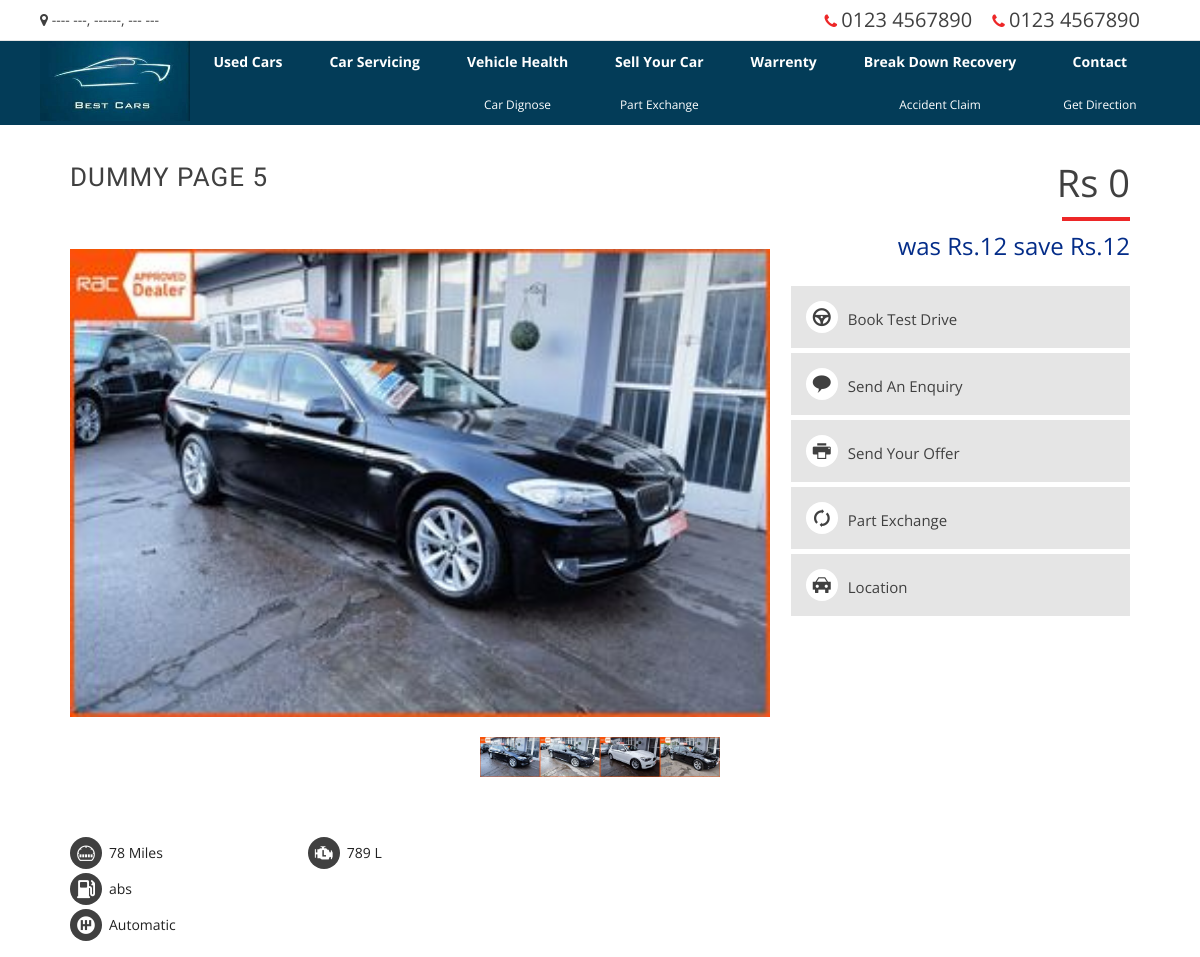
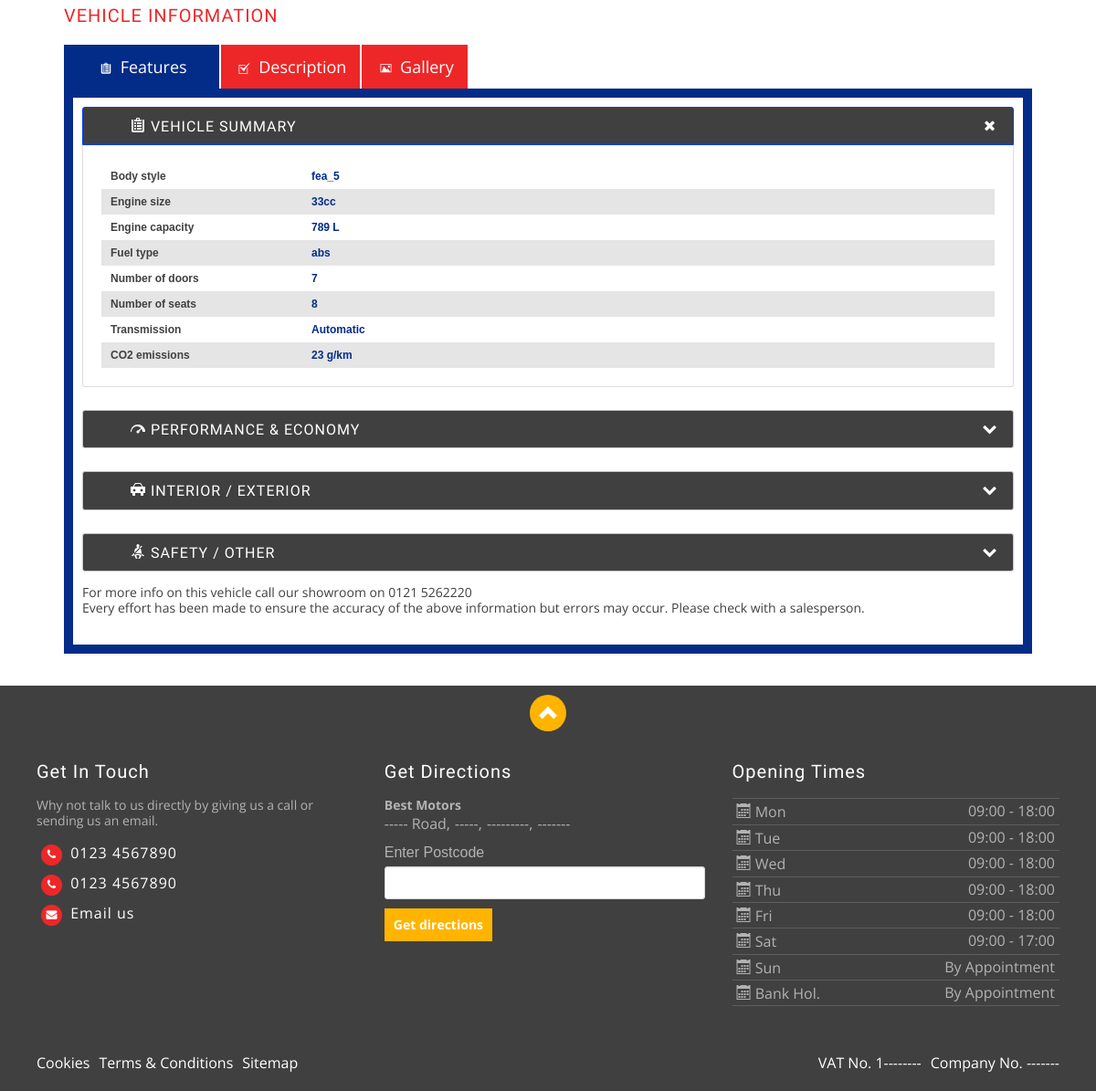
Screenshot of /showroom/v/27 with the database file from the repository (2 pictures, top to bottom).
### tables this page shows
CREATE TABLE `car_table` (
  `id` int(11) NOT NULL,
  `title` text NOT NULL,
  `makeof` varchar(150) NOT NULL,
  `model` varchar(255) NOT NULL,
  `price` float NOT NULL,
  `discount` float NOT NULL,
  `registered` varchar(20) NOT NULL,
  `owners` varchar(100) NOT NULL,
  `body_style` varchar(150) NOT NULL,
  `color` varchar(100) NOT NULL,
  `mileage` float NOT NULL,
  `no_doors` int(11) NOT NULL,
  `no_seats` int(11) NOT NULL,
  `engine_size` int(11) NOT NULL,
  `engine_capacity` float NOT NULL,
  `fuel_type` varchar(100) NOT NULL,
  `transmission` varchar(150) NOT NULL,
  `co_emission` float NOT NULL,
  `gearbox` varchar(50) NOT NULL,
  `fuel_cons_ur` float NOT NULL,
  `fuel_cons_ex` float NOT NULL,
  `fuel_cons_com` float NOT NULL,
  `z_s_mph` float NOT NULL,
  `top_speed` float NOT NULL,
  `cylinders` int(11) NOT NULL,
  `engine_pow` float NOT NULL,
  `engine_tor` float NOT NULL,
  `length` float NOT NULL,
  `wheelbase` float NOT NULL,
  `width` float NOT NULL,
  `description` longtext NOT NULL,
  `created_at` timestamp NOT NULL DEFAULT CURRENT_TIMESTAMP,
  `updated_at` timestamp NOT NULL DEFAULT CURRENT_TIMESTAMP ON UPDATE CURRENT_TIMESTAMP
);

CREATE TABLE `car_image` (
  `id` int(11) NOT NULL,
  `image` varchar(255) NOT NULL,
  `car_id` int(11) NOT NULL,
  `created_at` timestamp NOT NULL DEFAULT CURRENT_TIMESTAMP,
  `updated_at` timestamp NOT NULL DEFAULT CURRENT_TIMESTAMP ON UPDATE CURRENT_TIMESTAMP
);

### application/controllers/Frontend.php (called while the page is built, shortened)
<?php
class Frontend extends CI_Controller{
  public function __construct(){
    $this->load->library('session');
    $this->load->model('car/car_model', 'car_model');
      $this->load->library('pagination');
  }
public function showcar($id){
  $data = $this->car_model->get_car($id);
  $this->load->view('frontend/inc/header');
  $this->load->view('frontend/singlecar', $data);
  $this->load->view('frontend/inc/footer');
}
}

### index.php (called while the page is built, shortened)
<?php
require_once BASEPATH.'core/CodeIgniter.php';

### application/models/car/Car_model.php (called while the page is built, shortened)
<?php
class Car_model extends CI_Model{
  public function get_car($id){
    $data = array();
    $car = $this->db->where('id', $id)->get('car_table')->result();
    if($car){
      $interior = $this->db->where('car_id', $id)->get('interior')->result();
      $this->db->select('feature');
      $exterior = $this->db->where('car_id', $id)->get('exterior')->result();
      $this->db->select('feature');
      $comfort = $this->db->where('car_id', $id)->get('comfort')->result();
      $this->db->select('feature');
      $safety = $this->db->where('car_id', $id)->get('safety')->result();
      $this->db->select('feature');
      $other = $this->db->where('car_id', $id)->get('other')->result();
      $this->db->select('id,image');
      $car_image = $this->db->where('car_id', $id)->get('car_image')->result();
      $data = array(
        'car' => $car,
        'interior' => $interior,
        'exterior' => $exterior,
        'comfort' => $comfort,
        'safety' => $safety,
        'other' => $other,
        'car_image' => $car_image,
      );
    }
    return $data;
  }
}

### application/views/frontend/singlecar.php (the view, shortened to what this page needs)
<div id="main-wrap">
  <div id="page-warrior">
	<div id="detail-pg">
  <div class="container">
    <div class="wrapper">
      <div class="row">
	      <div id="detail" class="twelvecol block car-1316306  veh-loc-1">
		      <div class="container">
			      <div class="pad-20 overflow-hidden mobile-nopad">
			      	<div class="row section1 detail-header">
			        	<div class="eightcol">
			          	<h1><?php echo $car[0]->title; ?></h1>
			          	<cite class="mobile-hidden"></cite>
			          </div>
			        	<div class="fourcol last">
			            <div class="row">
			              <div class="sixcol">
			                <span class="price">
                        Rs <?php echo ($car[0]->discount) ? $car[0]->price - $car[0]->discount : $car[0]->price; ?>
                      </span>
			              </div>
			            </div>
			          </div>
			        </div>
			        <div class="row section2 detail-presentation">
			        	<div class="eightcol">
			          	<div id="gallery-2" class="royalSlider rsDefault rsHor rsFade rsWithThumbs rsWithThumbsHor" style="height: 596.094px;">
                    <div class="rsOverflow" style="width: 700px; height: 600px;">
                     <div class="slider-for">
                         <?php foreach ($car_image as $img) {  ?>
                         <img class="rsImg" src="<?= site_url('uploads/images/').$img->image ?>" style="width: 700px; height: 468px; margin-left: 0px; margin-top: 28px;">
                         <?php } ?>
                     </div>
                     <div class="slider-nav">
                         <?php foreach ($car_image as $img) {  ?>
                         <img class="rsImg" src="<?= site_url('uploads/images/').$img->image ?>">
                         <?php } ?>
                     </div>
                      </div>
                   </div>
			            <div class="clear"></div>
					        <div class="twelvecol tablet-only">
                    <div class="row section3">
						        	<div class="fourcol mobile-half-col">
						          	<ul>
						            	<li><span aria-hidden="true" class="icon icon-mileage"></span> <?= $car[0]->mileage ?> Miles</li>
						            	<li><span aria-hidden="true" class="icon icon-gas-pump-2"></span> <?= $car[0]->fuel_type ?> </li>
						            	<li><span aria-hidden="true" class="icon icon-transmission"></span> <?= $car[0]->transmission ?> </li>
						            </ul>
						          </div>
						          <div class="fourcol last mobile-border-top mobile-hidden">
						            <ul>
						              <li><span aria-hidden="true" class="icon icon-capacity"></span> <?= $car[0]->engine_capacity ?> L</li>
						            </ul>
						          </div>
						        </div>
					      	</div>
			          </div>
			          <div class="fourcol last">
			            <div class="price-wrapper">
			              <div class="pad-10 overflow-hidden">
			                <span class="detail_was">
                        <?= ($car[0]->discount) ? 'was Rs.' . $car[0]->price .' save Rs.' . $car[0]->discount : '' ?>
                      </span>
			              </div>
			            </div>
									<ul class="details-cta">
    <li id="test" class=""><a href="<?= site_url('book-test-drive/').$car[0]->id ?>" class=""><span aria-hidden="true" class="icon icon-steering-wheel"></span>Book Test Drive</a></li>
    <li id="enquire" class=""><a href="<?= site_url('enquiry/').$car[0]->id ?>" class=""><span aria-hidden="true" class="icon icon-comments-2"></span>Send An Enquiry</a></li>
    <li id="print" class="mobile-hidden">
    <a href="<?= site_url('send-offer/').$car[0]->id ?>" title="Send Your Offer"><span aria-hidden="true" class="icon icon-printer"></span>Send Your Offer</a></li>
    <li id="pex" class="mobile-hidden"><a href="<?= site_url('part-exchange') ?>" title="Part Ex Your Car"><span aria-hidden="true" class="icon icon-spin"></span>Part Exchange</a></li>
    <li id="similar" class=""><a href="<?= site_url('get-direction') ?>" title="Location"><span aria-hidden="true" class="icon icon-cars"></span>Location</a></li>
</ul>
			        		<div class="clear"></div>
			          </div>
			        </div>
			        <div class="clear"></div>
			        <div class="clear"></div>
							<div id="detail-tab-content">
								<div class="wrapper">
									<div class="container">
										<h2 class="lined-heading"><span>Vehicle Information</span></h2>
							      <div id="tabs-here">
							        <div class="detail-tabs">
						            <ul class="tabs">
						              <li id="tab_header_details" class="current"><span aria-hidden="true" class="icon icon-clipboard"></span> Features</li>
						              <li id="tab_header_features" class=""><span aria-hidden="true" class="icon icon-checkbox"></span> Description</li>
						              <li id="tab_header_gallery" class="mobile-hidden"><span aria-hidden="true" class="icon icon-pictures"></span> Gallery</li>
						            </ul>
						            <div id="tab_body_details" class="box " style="display: block;">
						              <div class="row">
						                <div class="pad-10 overflow-hidden">
						                  <div class="tab-content">
						                    <div class="pad-10">
																	<div class="twelvecol accordion">
																		<div id="accordion-tech" class="ui-accordion ui-widget ui-helper-reset" role="tablist">
								                      <h3 class="ui-accordion-header ui-state-default ui-accordion-header-active ui-state-active ui-corner-top ui-accordion-icons" role="tab" id="ui-id-1" aria-controls="ui-id-2" aria-selected="true" aria-expanded="true" tabindex="0">
                                        <span class="ui-accordion-header-icon ui-icon ui-icon-minus"></span>
                                        <span aria-hidden="true" class="icon icon-clipboard"></span> Vehicle Summary</h3>
								                      <div class="ui-accordion-content ui-helper-reset ui-widget-content ui-corner-bottom ui-accordion-content-active" style="display: block;" id="ui-id-2" aria-labelledby="ui-id-1" role="tabpanel" aria-hidden="false">
								                      	<ul class="row tablist">
                                          <li class="">
                                            <div class="list-label">Body style</div>
                                            <div class="list-stat"><?= $car[0]->body_style ?></div>
                                          </li>
                                          <li class="">
                                            <div class="list-label">Engine size</div>
                                            <div class="list-stat"><?= $car[0]->engine_size ?>cc</div>
                                          </li>
                                          <li class="">
                                            <div class="list-label">Engine capacity</div>
                                            <div class="list-stat"><?= $car[0]->engine_capacity ?> L</div>
                                          </li>
                                          <li class="">
                                            <div class="list-label">Fuel type</div>
                                            <div class="list-stat"><?= $car[0]->fuel_type ?></div>
                                          </li>
                                          <li class="">
                                            <div class="list-label">Number of doors</div>
                                            <div class="list-stat"><?= $car[0]->no_doors ?></div>
                                          </li>
                                          <li class="">
                                            <div class="list-label">Number of seats</div>
                                            <div class="list-stat"><?= $car[0]->no_seats ?></div>
                                          </li>
                                          <li class="">
                                            <div class="list-label">Transmission</div>
                                            <div class="list-stat"><?= $car[0]->transmission ?></div>
                                          </li>
                                          <li class="">
                                            <div class="list-label">CO2 emissions</div>
                                            <div class="list-stat"><?= $car[0]->co_emission ?> g/km</div>
                                          </li>
                                        </ul>
								                      </div>
								                      <h3 class="ui-accordion-header ui-state-default ui-corner-all ui-accordion-icons" role="tab" id="ui-id-3" aria-controls="ui-id-4" aria-selected="false" aria-expanded="false" tabindex="-1">
                                        <span class="ui-accordion-header-icon ui-icon ui-icon-plus"></span>
                                        <span aria-hidden="true" class="icon icon-meter-fast"></span> Performance &amp; Economy
                                      </h3>
																			<h3 class="ui-accordion-header ui-state-default ui-corner-all ui-accordion-icons" role="tab" id="ui-id-7" aria-controls="ui-id-8" aria-selected="false" aria-expanded="false" tabindex="-1">
                                        <span class="ui-accordion-header-icon ui-icon ui-icon-plus"></span>
                                        <span aria-hidden="true" class="icon icon-cars"></span> Interior / Exterior
                                      </h3>
														<h3 class="ui-accordion-header ui-state-default ui-corner-all ui-accordion-icons" role="tab" id="ui-id-9" aria-controls="ui-id-10" aria-selected="false" aria-expanded="false" tabindex="-1">
                              <span class="ui-accordion-header-icon ui-icon ui-icon-plus"></span>
                              <span aria-hidden="true" class="icon icon-safety"></span> Safety / Other
                            </h3>
							            </div>
                    		<div class="row">
                        	<p>For more info on this vehicle call our showroom on 0121 5262220<br>
                        	Every effort has been made to ensure the
  accuracy of the above information but errors 	may occur. Please check
  with a salesperson.</p>
                        </div>
  										</div>
                    </div>
                  </div>
                </div>
              </div>
            </div>
							        </div>
							      </div>
						      </div>
						    </div>
							</div>
</div>
</div>
</div>
</div>
			      </div>
		      </div>
	      </div>
				</div>
    </div>
  </div>

### rows the page displays
car_table: title "DUMMY PAGE 5", $car[0]->price - $car[0]->discount "0", mileage "78", fuel_type "abs", transmission "Automatic", engine_capacity "789", price "12", discount "12", body_style "fea_5", engine_size "33", no_doors "7", no_seats "8", co_emission "23"
car_image: image (picture)
car_image: image (picture)
car_image: image (picture)
car_image: image (picture)
